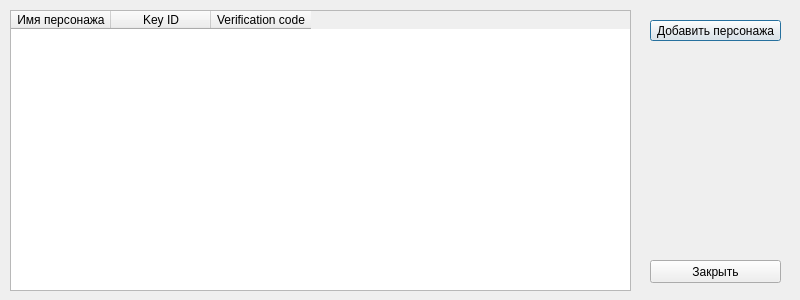
<?xml version="1.0" encoding="UTF-8"?>
<ui version="4.0">
 <class>ManageCharacters</class>
 <widget class="QDialog" name="ManageCharacters">
  <property name="geometry">
   <rect>
    <x>0</x>
    <y>0</y>
    <width>800</width>
    <height>300</height>
   </rect>
  </property>
  <property name="windowTitle">
   <string>Dialog</string>
  </property>
  <widget class="QTableWidget" name="tableWidget">
   <property name="geometry">
    <rect>
     <x>10</x>
     <y>10</y>
     <width>621</width>
     <height>281</height>
    </rect>
   </property>
   <property name="sizePolicy">
    <sizepolicy hsizetype="Fixed" vsizetype="Fixed">
     <horstretch>0</horstretch>
     <verstretch>0</verstretch>
    </sizepolicy>
   </property>
   <column>
    <property name="text">
     <string>Имя персонажа</string>
    </property>
   </column>
   <column>
    <property name="text">
     <string>Key ID</string>
    </property>
   </column>
   <column>
    <property name="text">
     <string>Verification code</string>
    </property>
   </column>
  </widget>
  <widget class="QPushButton" name="pushButton_add">
   <property name="geometry">
    <rect>
     <x>650</x>
     <y>20</y>
     <width>131</width>
     <height>21</height>
    </rect>
   </property>
   <property name="text">
    <string>Добавить персонажа</string>
   </property>
  </widget>
  <widget class="QPushButton" name="pushButton_close">
   <property name="geometry">
    <rect>
     <x>650</x>
     <y>260</y>
     <width>131</width>
     <height>23</height>
    </rect>
   </property>
   <property name="text">
    <string>Закрыть</string>
   </property>
  </widget>
 </widget>
 <resources/>
 <connections>
  <connection>
   <sender>pushButton_close</sender>
   <signal>clicked()</signal>
   <receiver>ManageCharacters</receiver>
   <slot>close()</slot>
   <hints>
    <hint type="sourcelabel">
     <x>715</x>
     <y>271</y>
    </hint>
    <hint type="destinationlabel">
     <x>399</x>
     <y>149</y>
    </hint>
   </hints>
  </connection>
 </connections>
 <slots>
  <slot>ShowMC()</slot>
 </slots>
</ui>
